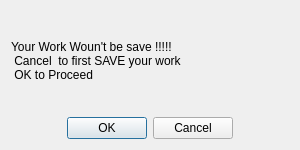
<?xml version="1.0" encoding="UTF-8"?>
<ui version="4.0">
 <class>Dialog</class>
 <widget class="QDialog" name="Dialog">
  <property name="geometry">
   <rect>
    <x>0</x>
    <y>0</y>
    <width>300</width>
    <height>150</height>
   </rect>
  </property>
  <property name="sizePolicy">
   <sizepolicy hsizetype="Fixed" vsizetype="Fixed">
    <horstretch>0</horstretch>
    <verstretch>0</verstretch>
   </sizepolicy>
  </property>
  <property name="minimumSize">
   <size>
    <width>300</width>
    <height>150</height>
   </size>
  </property>
  <property name="maximumSize">
   <size>
    <width>300</width>
    <height>150</height>
   </size>
  </property>
  <property name="windowTitle">
   <string>Dialog</string>
  </property>
  <layout class="QVBoxLayout" name="verticalLayout">
   <item>
    <widget class="QLabel" name="label">
     <property name="sizePolicy">
      <sizepolicy hsizetype="Minimum" vsizetype="Minimum">
       <horstretch>0</horstretch>
       <verstretch>0</verstretch>
      </sizepolicy>
     </property>
     <property name="maximumSize">
      <size>
       <width>16777215</width>
       <height>16777215</height>
      </size>
     </property>
     <property name="text">
      <string>Your Work Woun't be save !!!!! 
 Cancel  to first SAVE your work  
 OK to Proceed </string>
     </property>
    </widget>
   </item>
   <item>
    <widget class="QDialogButtonBox" name="buttonBox">
     <property name="accessibleDescription">
      <string extracomment="morning"/>
     </property>
     <property name="orientation">
      <enum>Qt::Orientation::Horizontal</enum>
     </property>
     <property name="standardButtons">
      <set>QDialogButtonBox::StandardButton::Cancel|QDialogButtonBox::StandardButton::Ok</set>
     </property>
     <property name="centerButtons">
      <bool>true</bool>
     </property>
    </widget>
   </item>
  </layout>
 </widget>
 <resources/>
 <connections>
  <connection>
   <sender>buttonBox</sender>
   <signal>accepted()</signal>
   <receiver>Dialog</receiver>
   <slot>accept()</slot>
   <hints>
    <hint type="sourcelabel">
     <x>248</x>
     <y>254</y>
    </hint>
    <hint type="destinationlabel">
     <x>157</x>
     <y>274</y>
    </hint>
   </hints>
  </connection>
  <connection>
   <sender>buttonBox</sender>
   <signal>rejected()</signal>
   <receiver>Dialog</receiver>
   <slot>reject()</slot>
   <hints>
    <hint type="sourcelabel">
     <x>316</x>
     <y>260</y>
    </hint>
    <hint type="destinationlabel">
     <x>286</x>
     <y>274</y>
    </hint>
   </hints>
  </connection>
 </connections>
</ui>
